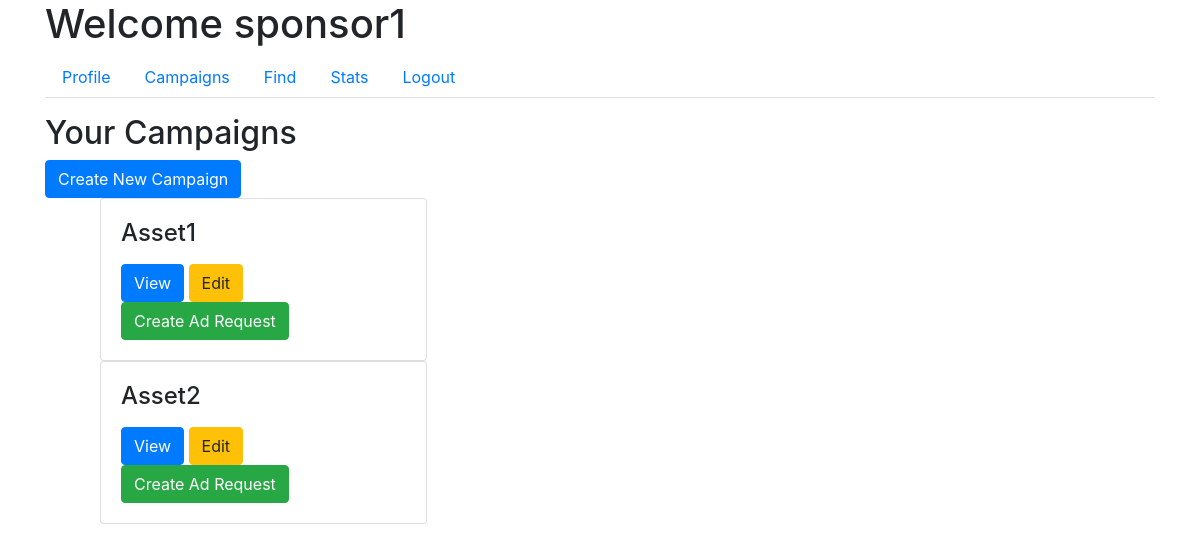
Screenshot of /sponsor/campaigns (signed in) with the database file from the repository.
### app/models.py (models this page shows, shortened)
class User(UserMixin, db.Model):
    id = db.Column(db.Integer, primary_key=True)
    username = db.Column(db.String(64), unique=True, nullable=False)
    email = db.Column(db.String(120), unique=True, nullable=False)
    password_hash = db.Column(db.String(128), nullable=False)
    role = db.Column(db.String(20), nullable=False)
    industry = db.Column(db.String(120))  # For Sponsors
    platforms = db.Column(db.Text)  # For Influencers
    category = db.Column(db.String(120))  # For Influencers
    niche = db.Column(db.String(120))  # For Influencers
    profile_pic = db.Column(db.String(20), nullable=False, default='download.png')

class Campaign(db.Model):
    id = db.Column(db.Integer, primary_key=True)
    name = db.Column(db.String(100), nullable=False)
    description = db.Column(db.Text, nullable=False)
    budget = db.Column(db.Float, nullable=False)
    visibility = db.Column(db.String(10), nullable=False)  # 'public', 'private'
    user_id = db.Column(db.Integer, db.ForeignKey('user.id'), nullable=False)
    ad_requests = db.relationship('AdRequest', backref='campaign', lazy=True)

### app/routes.py (the view)
@main.route('/sponsor/campaigns')
@login_required
def sponsor_campaigns():
    if current_user.role == 'sponsor':
        campaigns = Campaign.query.filter_by(user_id=current_user.id).all()
        return render_template('sponsor_campaigns.html', campaigns=campaigns)
    return redirect(url_for('main.home'))

### app/models.py (called while the page is built)
@login_manager.user_loader
def load_user(user_id):
    return User.query.get(int(user_id))

### app/templates/sponsor_campaigns.html (shortened to what this page needs)
{% extends "sponsor_dashboard.html" %}
{% block tab_content %}
<h2>Your Campaigns</h2>
<a href="{{ url_for('main.new_campaign') }}" class="btn btn-primary">Create New Campaign</a>
<ul>
    {% for campaign in campaigns %}
    <div class="col-md-4">
        <div class="request-box card">
            <div class="card-body">
                <h4 class="card-title">{{ campaign.name }}</h4>
                <button class="btn btn-primary" data-toggle="modal" data-target="#campaignModal" data-id="{{ campaign.id }}">View</button>
                <a href="{{ url_for('main.edit_campaign', id=campaign.id) }}" class="btn btn-warning">Edit</a>
                <a href="{{ url_for('main.new_ad_request', campaign_id=campaign.id) }}" class="btn btn-success">Create Ad Request</a>
            </div>
        </div>
    </div>
    {% endfor %}
</ul>
{% endblock %}

### app/templates/sponsor_dashboard.html (shortened to what this page needs)
{% extends "base.html" %}
{% block content %}
<h1>Welcome {{ current_user.username }}</h1>
<ul class="nav nav-tabs">
    <li class="nav-item">
        <a class="nav-link" href="{{ url_for('main.sponsor_profile') }}">Profile</a>
    </li>
    <li class="nav-item">
        <a class="nav-link" href="{{ url_for('main.sponsor_campaigns') }}">Campaigns</a>
    </li>
    <li class="nav-item">
        <a class="nav-link" href="{{ url_for('main.sponsor_find') }}">Find</a>
    </li>
    <li class="nav-item">
        <a class="nav-link" href="{{ url_for('main.sponsor_stats') }}">Stats</a>
    </li>
    <li class="nav-item">
        <a class="nav-link" href="{{ url_for('main.logout') }}">Logout</a>
    </li>
</ul>
<div class="tab-content mt-3">
    {% block tab_content %}{% endblock %}
</div>
{% endblock %}

### rows the page displays
User: username "sponsor1"
Campaign: name "Asset1"
Campaign: name "Asset2"
